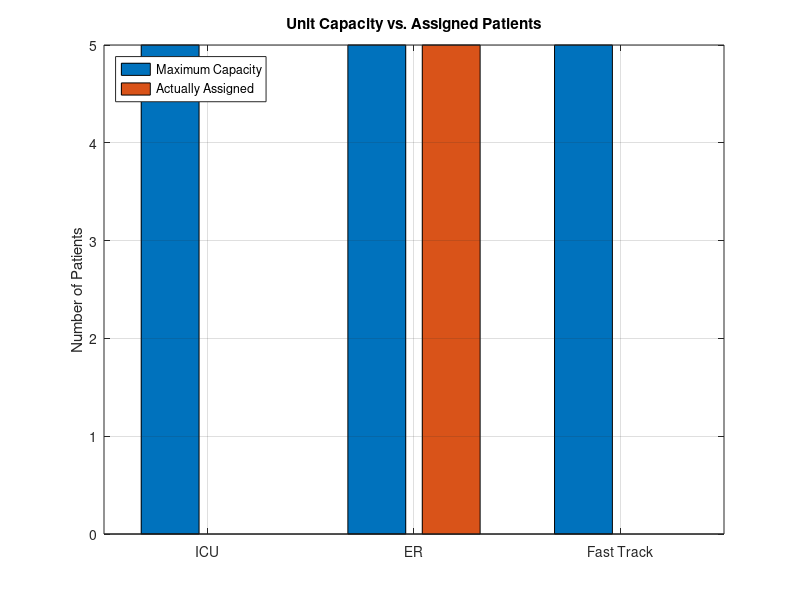

MATLAB code to generate this figure: (Note: this script raises an error after producing the figure.)
% STTHK2133 Modeling & Simulation
% Interactive ED Triage Simulation

clc; clear;
disp('===================================================');
disp('   INTERACTIVE EMERGENCY DEPARTMENT SIMULATION');
disp('===================================================');
disp('Press ENTER to accept default values, or type a new number.');
disp(' ');

% --- 1. USER INPUTS: SYSTEM STATE ---
disp('--- INITIALIZE SYSTEM CAPACITIES ---');
cap_ICU = input('ICU Capacity [default 2]: '); if isempty(cap_ICU), cap_ICU = 2; end
cap_ER  = input('ER Capacity [default 5]: ');  if isempty(cap_ER), cap_ER = 5; end
cap_FT  = input('Fast Track Capacity [default 10]: '); if isempty(cap_FT), cap_FT = 10; end
capacities = [cap_ICU, cap_ER, cap_FT];

disp(' ');
disp('--- INITIALIZE WAITING TIMES (Hours) ---');
wt_ICU = input('Initial ICU Wait Time [default 0.0]: '); if isempty(wt_ICU), wt_ICU = 0.0; end
wt_ER  = input('Initial ER Wait Time [default 2.0]: ');  if isempty(wt_ER), wt_ER = 2.0; end
wt_FT  = input('Initial Fast Track Wait Time [default 0.5]: '); if isempty(wt_FT), wt_FT = 0.5; end
wait_times = [wt_ICU, wt_ER, wt_FT];

disp(' ');
disp('--- PATIENT DATA ENTRY ---');
patients = [];
num_p = input('How many patients to simulate? [default 3]: ');
if isempty(num_p), num_p = 3; end

% Offer default patients if user selected 3
if num_p == 3
    use_def = input('Use default assignment patients (Severities: 8.5, 5.0, 1.5)? (y/n) [default y]: ', 's');
    if isempty(use_def) || lower(use_def) == 'y'
        patients = [1, 1, 8.5; 2, 3, 5.0; 3, 5, 1.5];
    end
end

% Manual entry if defaults aren't used
if isempty(patients)
    for i = 1:num_p
        fprintf('--- Patient %d ---\n', i);
        s_val = input(sprintf('Enter Severity Score for Patient %d (0-10): ', i));

        % Auto-calculate ESI based on Severity
        if s_val >= 8
            esi = 1;
        elseif s_val >= 6
            esi = 2;
        elseif s_val >= 4
            esi = 3;
        elseif s_val >= 2
            esi = 4;
        else
            esi = 5;
        end
        patients = [patients; i, esi, s_val];
    end
end

disp(' ');
disp('===================================================');
disp('              SIMULATION RESULTS                   ');
disp('===================================================');

% --- 2. MODEL PARAMETERS ---
target_severity = [8.0, 5.0, 2.0];
lambda = 0.5; % Waiting time penalty
beta = 0.5;   % Congestion scaling
delta = 0.4;  % Deterioration rate
unit_names = {'ICU', 'ER', 'Fast Track'};
num_units = 3;

% --- 3. UTILITY & SOFTMAX CALCULATIONS ---
assignments = zeros(num_p, 1);
probabilities = zeros(num_p, num_units);

for i = 1:num_p
    S_i = patients(i, 3);
    U_i = zeros(1, num_units);

    for j = 1:num_units
        U_i(j) = -abs(S_i - target_severity(j)) - (lambda * wait_times(j));
    end

    exp_U = exp(U_i);
    P_i = exp_U / sum(exp_U);
    probabilities(i, :) = P_i;

    [~, best_unit] = max(P_i);
    assignments(i) = best_unit;
end

% --- 4. QUEUE & NEW WAIT TIMES ---
assigned_counts = zeros(1, num_units);
for j = 1:num_units
    assigned_counts(j) = sum(assignments == j);
end

new_wait_times = zeros(1, num_units);
for j = 1:num_units
    new_wait_times(j) = wait_times(j) + max(0, assigned_counts(j) - capacities(j)) * beta;
end

% --- 5. DETERIORATION & REPORT GENERATION ---
fprintf('%-6s | %-10s | %-12s | %-10s | %-15s | %-10s\n', 'Pat ID', 'Initial S.', 'Assigned To', 'Exp. Wait', 'New Severity', 'Final ESI');
disp('----------------------------------------------------------------------------------');

for i = 1:num_p
    assigned_unit = assignments(i);
    exp_wait = new_wait_times(assigned_unit);

    old_S = patients(i, 3);
    old_ESI = patients(i, 2);

    % Worsen severity
    new_S = old_S + (exp_wait * delta);

    % Re-calculate ESI
    if new_S >= 8
        new_ESI = 1;
    elseif new_S >= 6
        new_ESI = 2;
    elseif new_S >= 4
        new_ESI = 3;
    elseif new_S >= 2
        new_ESI = 4;
    else
        new_ESI = 5;
    end

    deteriorated = '';
    if new_ESI < old_ESI
        deteriorated = '<- DETERIORATED!';
    end

    fprintf('%-6d | %-10.2f | %-12s | %-10.2f | %-15.2f | %d %s\n', ...
        patients(i,1), old_S, unit_names{assigned_unit}, exp_wait, new_S, new_ESI, deteriorated);
end
disp('===================================================');

% --- 6. VISUALIZATION (BAR CHART) ---
% Visualizing Congestion: Capacity vs Assigned Patients
figure_name = 'ED Unit Congestion';
figure('Name', figure_name, 'NumberTitle', 'off');

% Prepare data for grouped bar chart
plot_data = [capacities', assigned_counts'];

b = bar(plot_data, 'grouped');
set(gca, 'XTickLabel', unit_names);
title('Unit Capacity vs. Assigned Patients');
ylabel('Number of Patients');
legend('Maximum Capacity', 'Actually Assigned', 'Location', 'northwest');
grid on;

% Add value labels on top of bars for clarity
for k = 1:size(plot_data,2)
    x_coords = b(k).XEndPoints;
    y_coords = b(k).YEndPoints;
    text(x_coords, y_coords, string(plot_data(:,k)), ...
        'HorizontalAlignment', 'center', ...
        'VerticalAlignment', 'bottom');
end

disp('A visualization plot has been generated in a separate window.');
